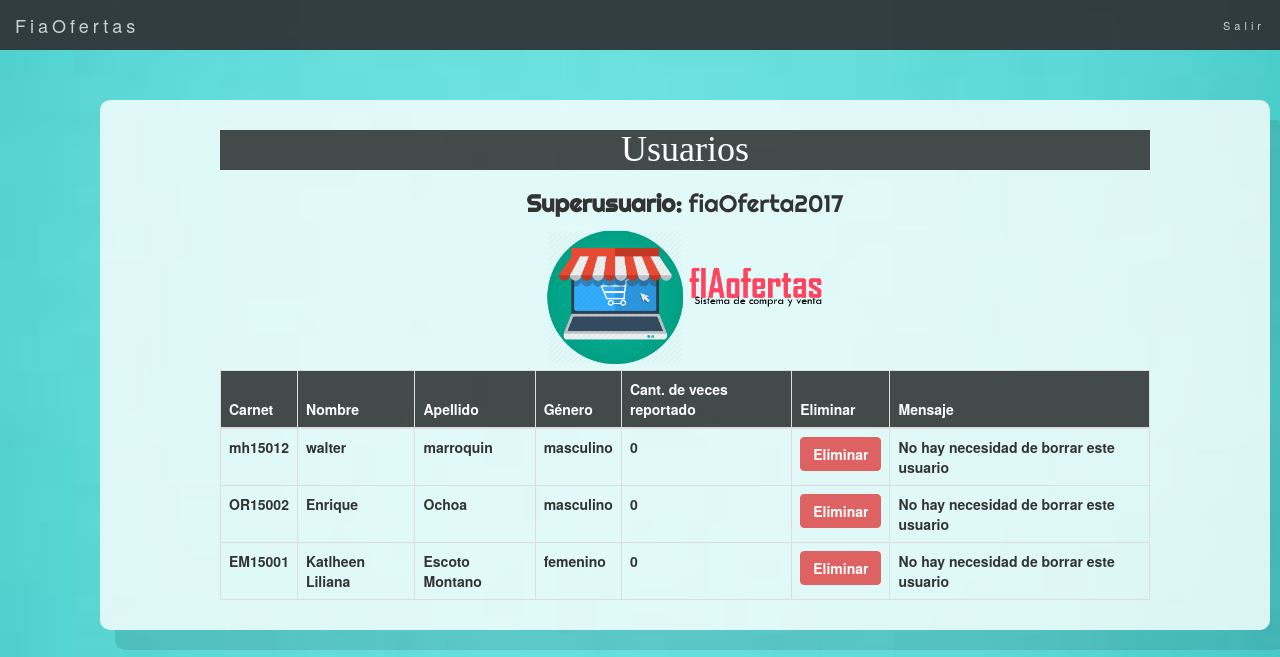
The app's page / (signed in) with its own data.
### venta/models.py (models this page shows)
class Vendedor(models.Model):
	carnet = models.CharField(max_length=7)
	nombre = models.CharField(max_length=50)
	apellido = models.CharField(max_length=50)
	telefono = models.CharField(max_length=10,blank=True)
	email = models.CharField(max_length=50, blank=True)
	password = models.CharField(max_length=10)
	image = models.ImageField(blank=True)
	genero = models.CharField(max_length=10, blank=True)
	user = models.ForeignKey(settings.AUTH_USER_MODEL)

class ReportarUsuario(models.Model):
	numeroReport = models.IntegerField(default=0,blank=True)
	usuarioReportado = models.ForeignKey(settings.AUTH_USER_MODEL)

### venta/views.py (the view)
# urls.py: url(r'^$', views.index),
def index(request):
	product = Producto.objects.order_by('fecha') #todos los productos
	electronico=Producto.objects.filter(tipo__contains='electronico').order_by('fecha')
	material=Producto.objects.filter(tipo__contains='material').order_by('fecha')
	libros =Producto.objects.filter(tipo__contains='libros').order_by('fecha')
	otros=Producto.objects.filter(tipo__contains='otros').order_by('fecha')
	template = loader.get_template('Main/index.html')
	todos = User.objects.all()
	usuarios = User.objects.exclude(username__contains='fiaOferta2017')
	superuser = User.objects.filter(username__contains='fiaOferta2017')
	iniciarSuperUser()
	i = len(product)
	context = {
		'i':i,
		'todos':todos,
		'usuarios':usuarios,
		'superuser':superuser,
		'electronico':electronico,
		'material':material,
		'libros':libros,
		'otros':otros,
		'product':product,
	}
	if request.method=='POST':
		action=request.POST.get('action',None)
		if action =='buscar':
			nombre = request.POST.get('buscar',None)
			context=buscar(nombre)
			return HttpResponse(template.render(context,request) )
	return HttpResponse(template.render(context, request))

### venta/inicializar.py (called while the page is built)
def iniciarSuperUser():
	username = 'fiaOferta2017'
	password = 'root_2017'
	email='waltermarro777@hotmail.com'
	try:
		user = User.objects.get(username=username)
		return False
	except :
		user = User.objects.create_superuser(username=username,email=email, password= password)
		user.save()
		return True

### venta/templates/Main/index.html (shortened to what this page needs)
{% load staticfiles %}
<!DOCTYPE html>
<html>
<head>
	<link rel="stylesheet" href="https://maxcdn.bootstrapcdn.com/bootstrap/3.3.7/css/bootstrap.min.css">
	<link rel="stylesheet" href="{% static "css/baseFIAofertas.css" %}"/>
	<link rel="stylesheet" href="{% static "css/edicionHistorial.css" %}"/>
	<link rel="stylesheet" href="{% static "css/edicionForo.css" %}"/>
</head>
<body>
{% if user.is_superuser %}
<nav class="navbar navbar-default navbar-fixed-top">
		<div class="container-fluid">
		    <div class="navbar-header">
		      <a class="navbar-brand" href="/">FiaOfertas</a>
		    </div>
		    <div class="collapse navbar-collapse" id="myNavbar">
		      <ul class="nav navbar-nav navbar-right">
		        <li><a href="/logout">Salir</a></li>
		      </ul>
		    </div>
		</div>
	</nav>
	<section class="container">
        {% if todos %}
        	<h1 id="usuarios">Usuarios</h1>
        		{% for u in superuser %}
        			<center><h3 style="font-family: 'Righteous-Regular',cursive;"><strong>Superusuario:</strong> {{u.username}}</h3></center>
        		{% endfor%}
        		<center><img src="{% static "imagenes/fiaOfertasLogo.png" %}" alt="no se puede mostrar imagen" class="img-rounded img-responsive image" width="300px" height="300px" /></center>
			<table class="table table-bordered table-hover table-responsive">
				<thead>
					 <tr>
				        <th>Carnet</th>
				        <th>Nombre</th>
				        <th>Apellido</th>
				        <th>Género</th>
				        <th>Cant. de veces reportado</th>
				        <th>Eliminar</th>
				        <th>Mensaje</th>
				    </tr>
					</thead>
				<tbody>
					{% for pr in usuarios %}
						<tr>
							<th>{{pr.username}}</th>
						{% for es in pr.vendedor_set.all %}
					        <th>{{es.nombre}}</th>
					        <th>{{es.apellido}}</th>
					        <th>{{es.genero}}</th>
				    	{% endfor %}
				    	{% for re in pr.reportarusuario_set.all %}
				        	<th>{{re.numeroReport}}</th>
				        	<th><button class="btn" onclick="location='{% url 'venta:eliminarUsuario' pr.id %}'">Eliminar</button></th>
				        	{% if re.numeroReport > 10 %}
				        		<th>Se recomienda elimar usuario</th>
				        	{% else %}
				        		<th>No hay necesidad de borrar este usuario</th>
				        	{% endif %}
				        {% endfor %}
				    </tr>
				    {% endfor %}
				</tbody>
			</table>
		{% endif %}
{% endif %}

### venta/static/css/baseFIAofertas.css (style rules this page uses)
body { background: url("../imagenes/fondo.jpg"); background-repeat: no-repeat; background-size: cover; background-attachment: fixed; }
.navbar { margin-bottom: 0; background-color: #2d2d30; border: 0; font-size: 11px !important; letter-spacing: 4px; opacity:0.9; }
.navbar li a, .navbar .navbar-brand { color: #d5d5d5 !important; }
.container { margin: 100px; padding: 10px 120px; height: 100%; overflow: auto; background: rgba(255, 255, 255, 0.8); border-radius: 10px; box-shadow:15px 20px 0px rgba(0,0,0,0.1); }

### venta/static/css/edicionHistorial.css (style rules this page uses)
h1 { font-family: 'Lobster-Regular',cursive; background-color: rgba(0,0,0,0.7); text-align: center; color: #fff; }
thead { background-color: rgba(233, 150, 122, 0.4); }
a { color: #000; }

### venta/static/css/edicionForo.css (style rules this page uses)
h1 { font-family: 'Lobster-Regular',cursive; background-color: rgba(0,0,0,0.7); text-align: center; color: #fff; }
.btn { background: #DE6262; color:#fff; font-weight:bold; border-color: #DE6262; }
thead { background-color: rgba(0,0,0,0.7); color: #fff; }

### records on screen
Vendedor: nombre "walter", apellido "marroquin", genero "masculino"
ReportarUsuario: numeroReport "0", shows "No hay necesidad de borrar este usuario"
Vendedor: nombre "Enrique", apellido "Ochoa", genero "masculino"
ReportarUsuario: numeroReport "0", shows "No hay necesidad de borrar este usuario"
Vendedor: nombre "Katlheen Liliana", apellido "Escoto Montano", genero "femenino"
ReportarUsuario: numeroReport "0", shows "No hay necesidad de borrar este usuario"

### other values on screen
{{ u.username }} "fiaOferta2017"
{{ pr.username }} "mh15012"
{{ pr.username }} "OR15002"
{{ pr.username }} "EM15001"
